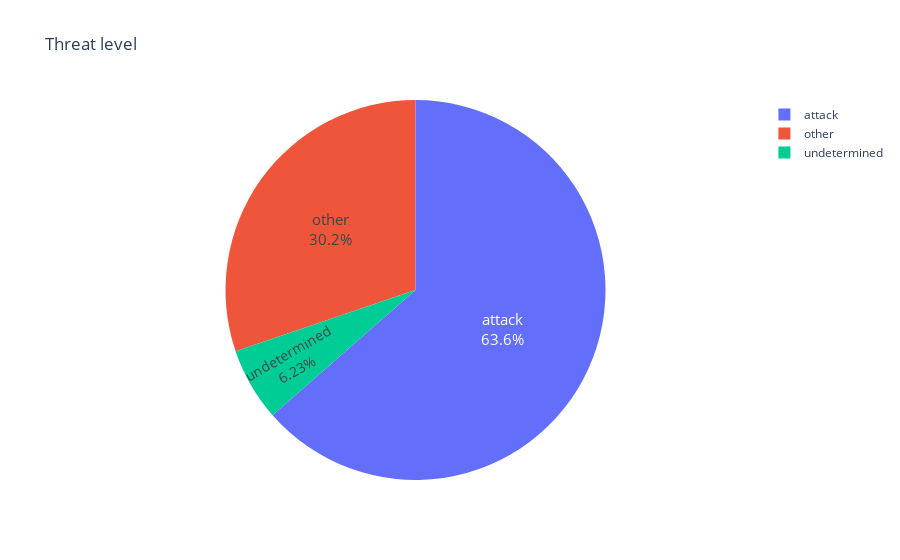

Notebook code cell kept with this figure:
### Markdown cell above
## Threat level

### Code cell
threat_level = deaths_data.threat_level.value_counts()

fig = px.pie(labels=threat_level.index, values=threat_level.values,
             title='Threat level',
             names=threat_level.index,
             hole=0
             )
fig.update_traces(textposition='inside', textfont_size=15, textinfo='percent+label')
fig.show()

### Figure 1 — Plotly figure (JSON) as saved in the notebook; plotly's stock layout.template omitted (floating-point values rounded to 4 significant figures)
{"data": [{"domain": {"x": [0, 1], "y": [0, 1]}, "hole": 0, "hovertemplate": "label=%{label}<br>value=%{value}<extra></extra>", "labels": ["attack", "other", "undetermined"], "legendgroup": "", "name": "", "showlegend": true, "textfont": {"size": 15}, "textinfo": "percent+label", "textposition": "inside", "type": "pie", "values": [1611, 766, 158]}], "layout": {"legend": {"tracegroupgap": 0}, "title": {"text": "Threat level"}}}
